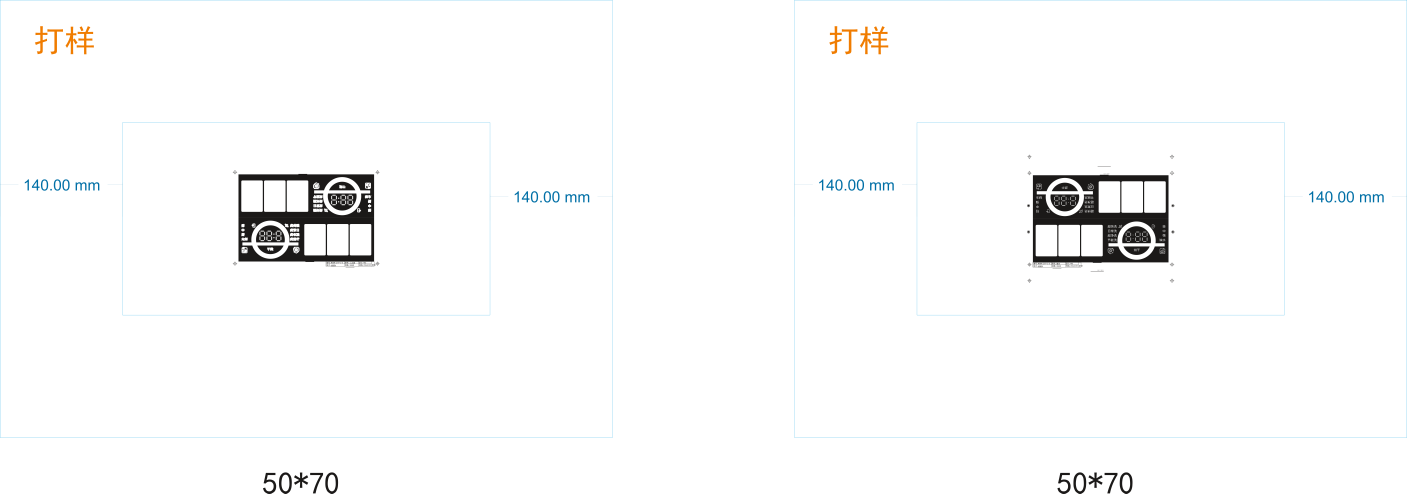
#> input picture cdr_png_temp/20260224-2219-2-S V3.0.png, 12663 x 4443 px (shown at 1/9 size); its folder holds only this picture in this run
$ python smart_ocr.py
#> lines starting #> are read from the running program, lines starting #| are printed output that depends on the picture
import os
import pytesseract
from PIL import Image, ImageEnhance, ImageDraw

# 配置
pytesseract.pytesseract.tesseract_cmd = r'C:\Program Files\Tesseract-OCR\tesseract.exe'
os.environ['TESSDATA_PREFIX'] = os.path.dirname(os.path.abspath(__file__))


def simple_ocr(img, lang='chi_sim+eng', config=''):
    """简单的 OCR 识别"""
    try:
        text = pytesseract.image_to_string(img, lang=lang, config=config)
        return text.strip()
    except Exception:
        return ""


def find_large_text_regions(img):
    """
    找到大字区域：
    1. 左上角 "打样"
    2. 底部中间 "50*70"
    """
    width, height = img.size
    results = {}

    # 左上角区域 - "打样"
    left_top_region = img.crop((0, 0, min(width//4, 500), min(height//4, 500)))
    text = simple_ocr(left_top_region.convert('L'), lang='chi_sim', config=r'--oem 3 --psm 6')
    if text:
        results['左上角'] = text

    # 底部中间区域 - "50*70"
    bottom_height = min(height//4, 600)
    bottom_center_region = img.crop((
        max(0, width//2 - 400),
        height - bottom_height,
        min(width, width//2 + 400),
        height
    ))

    # 尝试多种配置识别 50*70
    gray = bottom_center_region.convert('L')
    for scale in [1.0, 0.8, 0.6]:
        if scale != 1.0:
            w, h = gray.size
            scaled = gray.resize((int(w*scale), int(h*scale)), Image.Resampling.LANCZOS)
        else:
            scaled = gray

        for enh in [1.0, 2.0, 3.0]:
            img_enh = ImageEnhance.Contrast(scaled).enhance(enh)
            for cfg in [r'--oem 3 --psm 6', r'--oem 3 --psm 8', r'--oem 3 --psm 11']:
                text = simple_ocr(img_enh, lang='eng', config=cfg)
                if text and ('50' in text or '70' in text or '*' in text or 'x' in text or 'X' in text):
                    results['底部尺寸'] = text
                    return results

    # 如果没找到带数字的，返回任何找到的文本
    text = simple_ocr(gray, lang='eng', config=r'--oem 3 --psm 6')
    if text:
        results['底部尺寸'] = text

    return results


def split_image_middle(img):
    """从中间切分图片成左右两半"""
    width, height = img.size
    mid_x = width // 2

    left_img = img.crop((0, 0, mid_x, height))
    right_img = img.crop((mid_x, 0, width, height))

    return left_img, right_img


def find_table_region_left(img_half):
    """
    识别左边切分后的图片：黑色区域右下角的表格
    策略：裁剪右下方区域
    """
    width, height = img_half.size

    # 裁剪右下方区域（假设表格在右下角）
    crop_x_start = max(0, width - min(width//2, 1200))
    crop_y_start = max(0, height - min(height//2, 800))

    table_region = img_half.crop((crop_x_start, crop_y_start, width, height))
    return table_region


def find_table_region_right(img_half):
    """
    识别右边切分后的图片：黑色区域左下角的表格
    策略：裁剪左下方区域
    """
    width, height = img_half.size

    # 裁剪左下方区域（假设表格在左下角）
    crop_x_end = min(width, min(width//2, 1200))
    crop_y_start = max(0, height - min(height//2, 800))

    table_region = img_half.crop((0, crop_y_start, crop_x_end, height))
    return table_region


def ocr_table_region(table_region):
    """对表格区域进行 OCR 识别"""
    gray = table_region.convert('L')

    best_text = ""
    best_score = 0

    # 尝试多种预处理
    variants = [
        ("原始", gray),
        ("对比度x2", ImageEnhance.Contrast(gray).enhance(2.0)),
        ("对比度x3", ImageEnhance.Contrast(gray).enhance(3.0)),
    ]

    # 二值化
    for thresh in [128, 150, 180, 200]:
        variants.append((f"二值化{thresh}", gray.point(lambda x: 0 if x < thresh else 255, '1')))

    configs = [
        ('中英文-PSM6', 'chi_sim+eng', r'--oem 3 --psm 6'),
        ('中英文-PSM3', 'chi_sim+eng', r'--oem 3 --psm 3'),
    ]

    for var_name, var_img in variants:
        for cfg_name, lang, cfg in configs:
            text = simple_ocr(var_img, lang=lang, config=cfg)
            if text:
                score = len(text)
                if any('\u4e00' <= c <= '\u9fff' for c in text):
                    score += 20
                if any(c.isdigit() for c in text):
                    score += 10
                if score > best_score:
                    best_score = score
                    best_text = text

    return best_text


def process_image(image_path):
    """完整的处理流程"""
    print(f"\n{'='*60}")
    print(f"处理图片: {os.path.basename(image_path)}")
    print(f"{'='*60}")

    img = Image.open(image_path)

    results = {
        '文件名': os.path.basename(image_path),
        '左上角大字': '',
        '底部尺寸': '',
        '左半表格': '',
        '右半表格': '',
    }

    # 步骤1: 识别大字
    print("\n[步骤1] 识别大字区域...")
    large_text = find_large_text_regions(img)
    results['左上角大字'] = large_text.get('左上角', '')
    results['底部尺寸'] = large_text.get('底部尺寸', '')
    print(f"  左上角: {repr(results['左上角大字'])}")
    print(f"  底部尺寸: {repr(results['底部尺寸'])}")

    # 步骤2: 从中间切分图片
    print("\n[步骤2] 从中间切分图片...")
    left_img, right_img = split_image_middle(img)
    print(f"  左半尺寸: {left_img.size}")
    print(f"  右半尺寸: {right_img.size}")

    # 步骤3: 识别左半表格
    print("\n[步骤3] 识别左半图片右下角表格...")
    left_table_region = find_table_region_left(left_img)
    left_table_text = ocr_table_region(left_table_region)
    results['左半表格'] = left_table_text
    print(f"  识别结果:\n{left_table_text}")

    # 步骤4: 识别右半表格
    print("\n[步骤4] 识别右半图片左下角表格...")
    right_table_region = find_table_region_right(right_img)
    right_table_text = ocr_table_region(right_table_region)
    results['右半表格'] = right_table_text
    print(f"  识别结果:\n{right_table_text}")

    # 汇总
    print(f"\n{'='*60}")
    print("汇总结果:")
    print(f"{'='*60}")
    for key, value in results.items():
        print(f"{key}: {repr(value)[:100]}")

    return results


def main():
    image_dir = 'cdr_png_temp'
    all_results = []

    for filename in sorted(os.listdir(image_dir)):
        if filename.lower().endswith('.png'):
            image_path = os.path.join(image_dir, filename)
            result = process_image(image_path)
#> in process_image, img is the input picture: PIL image 12663x4443 RGBA; mean R, G, B, A 249.9, 250.1, 250.1, 255
#> in find_large_text_regions, `left_top_region = img.crop((0, 0, min(width//4, 500), min(height//4, 5..`:
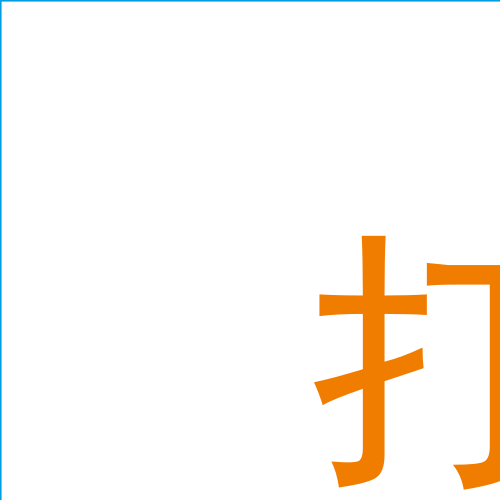
#> left_top_region: PIL image 500x500 RGBA; mean R, G, B, A 252.6, 247.3, 241, 255
#> in find_large_text_regions, `text = simple_ocr(left_top_region.convert('L'), lang='chi_sim', config..`: text = ''
#> in find_large_text_regions, `bottom_center_region = img.crop(( max(0, width//2 - 400), height - bot..`: bottom_center_region: PIL image 800x600 RGBA; every value is 255
#> in find_large_text_regions, `gray = bottom_center_region.convert('L')`: gray: PIL image 800x600 L; every value is 255
#> after the loop in find_large_text_regions, `for scale in [1.0, 0.8, 0.6]:`: results = 0 items
#|   左上角: ''
#|   底部尺寸: ''
#> in split_image_middle, `left_img = img.crop((0, 0, mid_x, height))`:
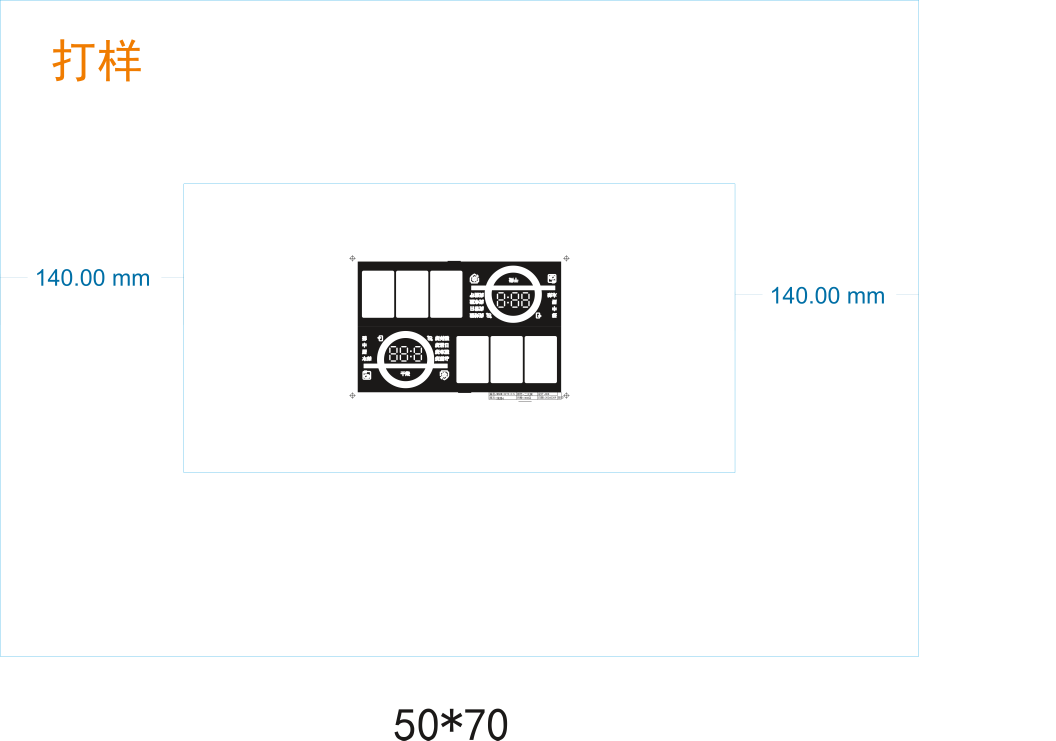
#> left_img: PIL image 6331x4443 RGBA (shown at 1/6 size); mean R, G, B, A 250, 250.2, 250.2, 255
#> in split_image_middle, `right_img = img.crop((mid_x, 0, width, height))`:
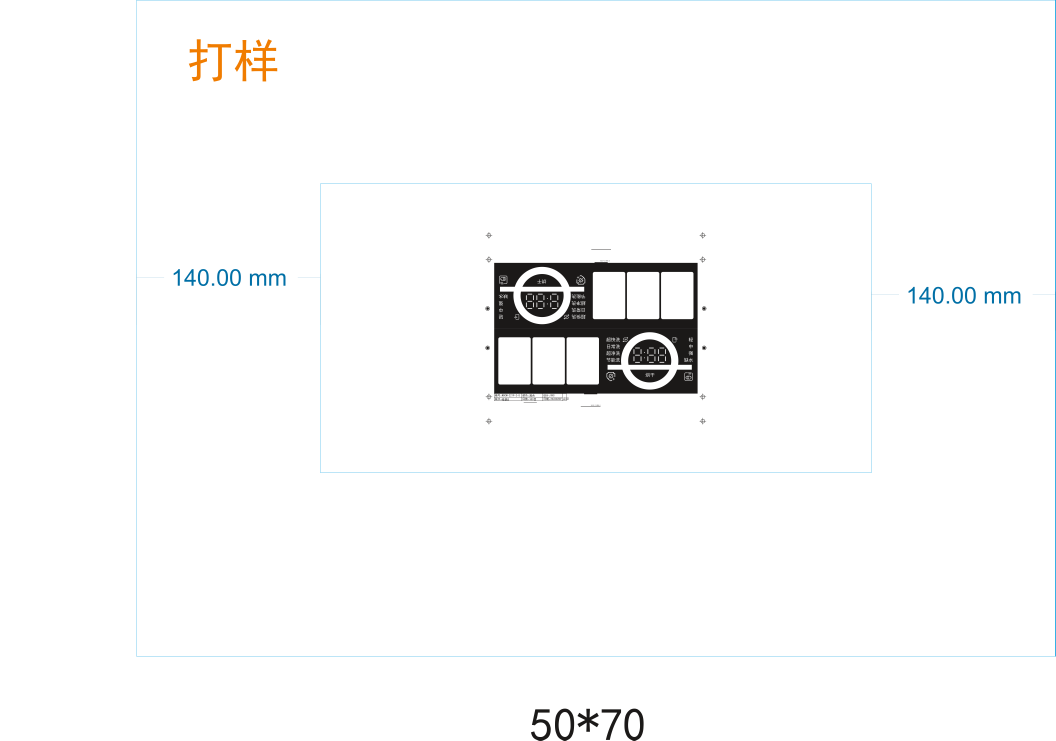
#> right_img: PIL image 6332x4443 RGBA (shown at 1/6 size); mean R, G, B, A 249.7, 249.9, 249.9, 255
#|   左半尺寸: (6331, 4443)
#|   右半尺寸: (6332, 4443)
#> in find_table_region_left, `table_region = img_half.crop((crop_x_start, crop_y_start, width, heigh..`:
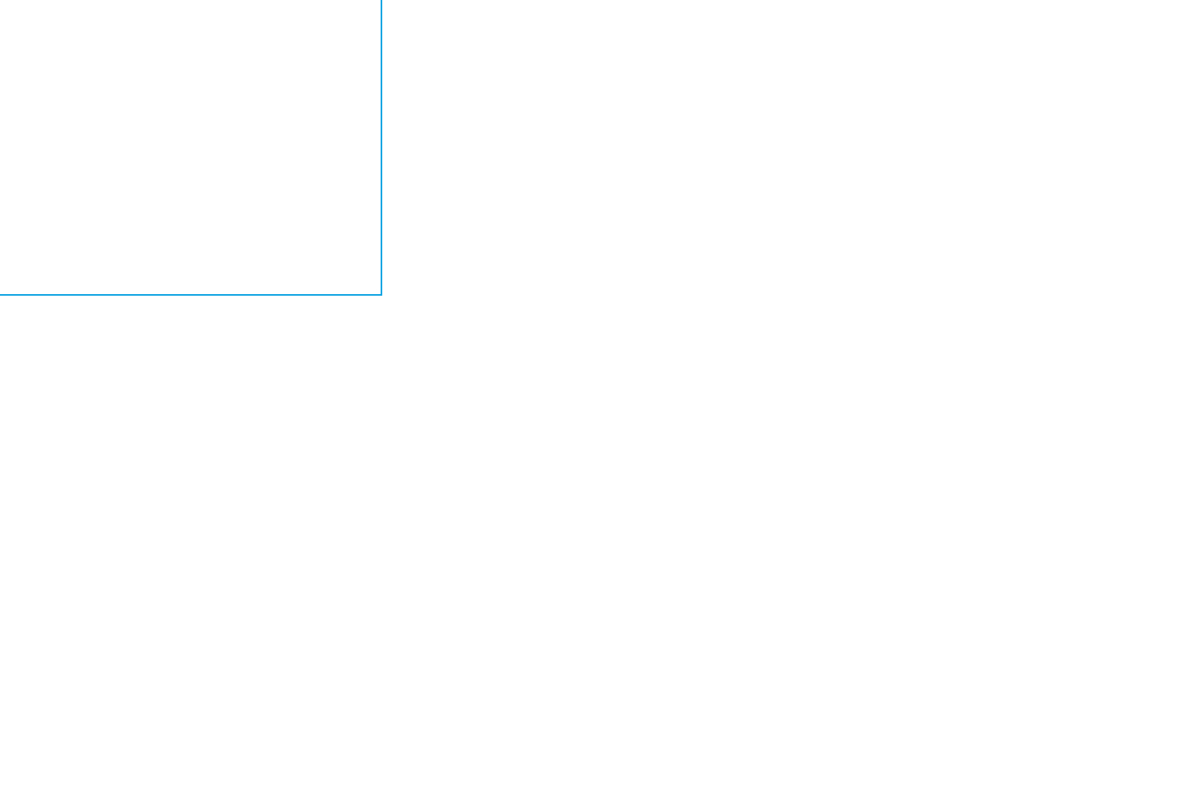
#> table_region: PIL image 1200x800 RGBA; mean R, G, B, A 254.7, 254.9, 255, 255
#> after the loop in ocr_table_region, `for thresh in [128, 150, 180, 200]:`: variants = 7 items
#> the loop in ocr_table_region, `for var_name, var_img in variants:` made 7 passes
#> var_name on passes 1 to 7: '原始', '对比度x2', '对比度x3', '二值化128', '二值化150', '二值化180', '二值化200'
#> after the loop in ocr_table_region, `for var_name, var_img in variants:`: best_score = 0; best_text = ''
#|   识别结果:
#> the loop in ocr_table_region (call 2), `for var_name, var_img in variants:` made 7 passes
#|   识别结果:
#> the loop in process_image, `for key, value in results.items():` made 5 passes
#| 文件名: '20260224-2219-2-S V3.0.png'
#| 左上角大字: ''
#| 底部尺寸: ''
#| 左半表格: ''
#| 右半表格: ''
#> result = {'文件名': '20260224-2219-2-S V3.0.png', '左上角大字': '', '底部尺寸': '', '左半表格': '', '右半表格': ''}
            all_results.append(result)

    print(f"\n{'#'*60}")
    print(f"共处理 {len(all_results)} 张图片")
#| 共处理 1 张图片
    print(f"{'#'*60}")


if __name__ == '__main__':
    main()
